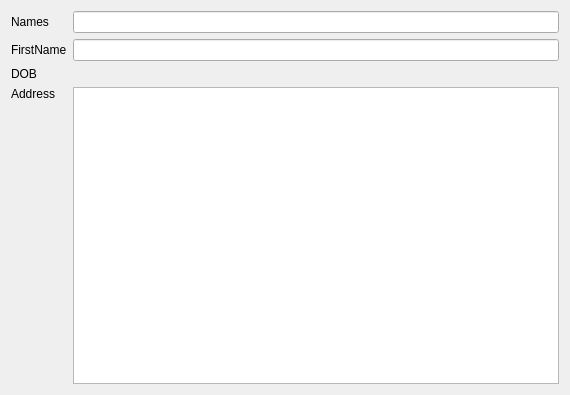
<?xml version="1.0" encoding="UTF-8"?>
<ui version="4.0">
 <class>BaseWidgets::Internal::BaseFormWidget</class>
 <widget class="QWidget" name="BaseWidgets::Internal::BaseFormWidget">
  <property name="geometry">
   <rect>
    <x>0</x>
    <y>0</y>
    <width>570</width>
    <height>395</height>
   </rect>
  </property>
  <property name="windowTitle">
   <string/>
  </property>
  <layout class="QGridLayout" name="gridLayout">
   <item row="0" column="0">
    <widget class="QLabel" name="nameslabel">
     <property name="text">
      <string>Names</string>
     </property>
    </widget>
   </item>
   <item row="0" column="1">
    <widget class="QLineEdit" name="names"/>
   </item>
   <item row="1" column="0">
    <widget class="QLabel" name="firstlabel">
     <property name="text">
      <string>FirstName</string>
     </property>
    </widget>
   </item>
   <item row="1" column="1">
    <widget class="QLineEdit" name="firstnames"/>
   </item>
   <item row="2" column="0">
    <widget class="QLabel" name="doblabel">
     <property name="text">
      <string>DOB</string>
     </property>
    </widget>
   </item>
   <item row="2" column="1">
    <layout class="QHBoxLayout" name="doblayout"/>
   </item>
   <item row="3" column="0">
    <widget class="QLabel" name="addresslabel">
     <property name="text">
      <string>Address</string>
     </property>
    </widget>
   </item>
   <item row="3" column="1" rowspan="2">
    <widget class="QTextEdit" name="address"/>
   </item>
   <item row="4" column="0">
    <spacer name="verticalSpacer">
     <property name="orientation">
      <enum>Qt::Vertical</enum>
     </property>
     <property name="sizeHint" stdset="0">
      <size>
       <width>20</width>
       <height>242</height>
      </size>
     </property>
    </spacer>
   </item>
   <item row="5" column="0" colspan="2">
    <layout class="QHBoxLayout" name="ziplayout"/>
   </item>
  </layout>
 </widget>
 <resources/>
 <connections/>
</ui>
